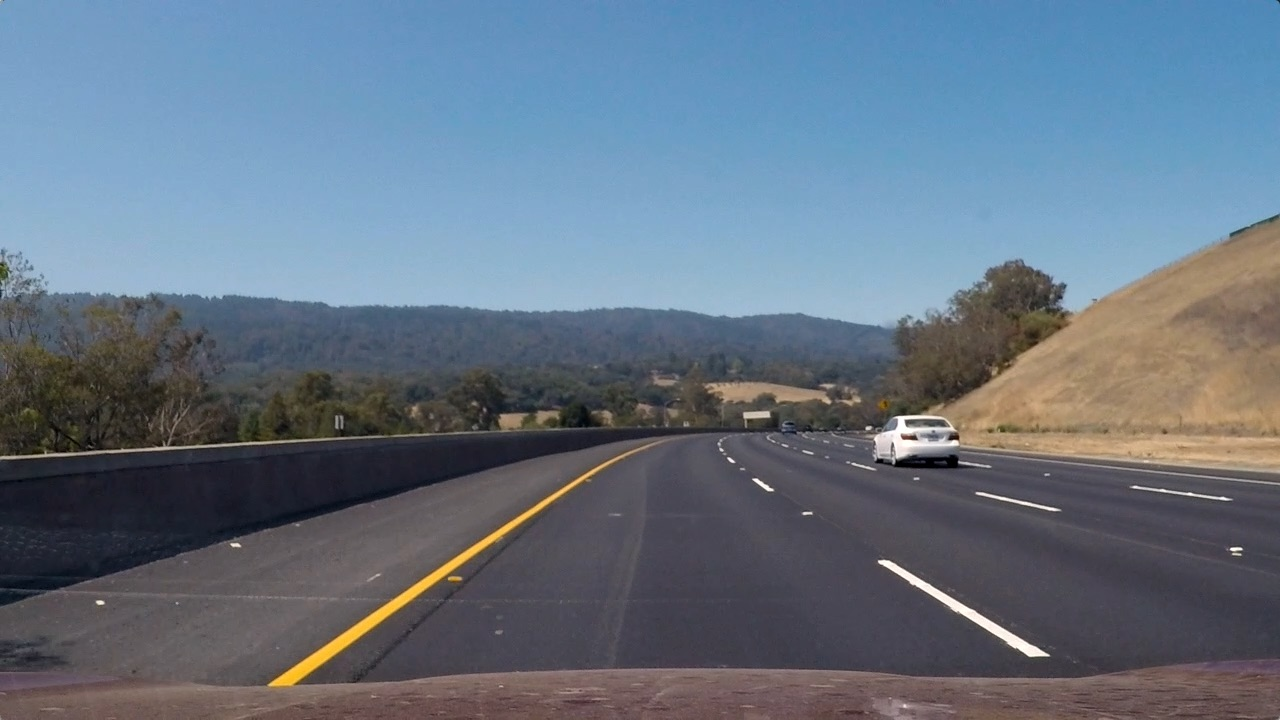
#> input picture P4-Advanced-Lane-Lines/test_images/test3.jpg, 1280 x 720 px
$ jupyter execute --allow-errors pipeline.ipynb   (shell and % lines are left out)   (older library calls are emulated)
#> lines starting #> are read from the running program, lines starting #| are printed output that depends on the picture; after the words box and inside, x2 and y2 are one past the last pixel; in counts of white or black regions, pixels touching at a corner belong together; long printed decimals are rounded
### P4-Advanced-Lane-Lines/scripts/binary_image.py
# coding: UTF-8
import cv2
import matplotlib.pyplot as plt
import matplotlib.image as mpimg
import numpy as np


def process(img, s_thresh=(170, 255), sx_thresh=(20, 100)):
    img = np.copy(img)
    # Convert to HSV color space and separate the V channel
    hls = cv2.cvtColor(img, cv2.COLOR_RGB2HLS).astype(np.float)
    l_channel = hls[:,:,1]
    s_channel = hls[:,:,2]

    # Sobel x
    # Take the derivative in x
    sobelx = cv2.Sobel(l_channel, cv2.CV_64F, 1, 0)
    # Absolute x derivative to accentuate lines away from horizontal
    abs_sobelx = np.absolute(sobelx)
    scaled_sobel = np.uint8(255 * abs_sobelx / np.max(abs_sobelx))

    # Threshold x gradient
    sxbinary = np.zeros_like(scaled_sobel)
    sxbinary[(scaled_sobel >= sx_thresh[0]) & (scaled_sobel <= sx_thresh[1])] = 1

    # Threshold color channel
    s_binary = np.zeros_like(s_channel)
    s_binary[(s_channel >= s_thresh[0]) & (s_channel <= s_thresh[1])] = 1

    binary_image = np.zeros_like(sxbinary)
    binary_image[(s_binary == 1) | (sxbinary == 1)] = 1

    return binary_image


# [2 lines that do not run on import are left out]

### P4-Advanced-Lane-Lines/scripts/perspective_transform.py
# coding: UTF-8
import cv2
import matplotlib.pyplot as plt
import matplotlib.image as mpimg
import numpy as np


# [19 lines left out: function process, not called in this run]


# [2 lines that do not run on import are left out]

### P4-Advanced-Lane-Lines/scripts/camera_cal.py
# coding: UTF-8
import glob
import os
import pickle

import cv2
import numpy as np


def camera_calibration(dist_pickle_file):
    if os.path.exists(dist_pickle_file):
        # if we have a camera matrix and dist coeffs, we use them.
        with open(dist_pickle_file, 'rb') as f:
            dist_pickle = pickle.load(f)
        mtx = dist_pickle['mtx']
        dist = dist_pickle['dist']
    else:
        # otherwise we calculate (and save) them.
        row, col = 6, 9
        # prepare object points, like (0,0,0), (1,0,0), (2,0,0) ...., (6,5,0)
        objp = np.zeros((row*col, 3), np.float32)
        objp[:, :2] = np.mgrid[0:col, 0:row].T.reshape(-1, 2)
        # Arrays to store object points and image points from all the images.
        objpoints = [] # 3d points in real world space
        imgpoints = [] # 2d points in image plane.
        # Make a list of calibration images
        images = glob.glob('./camera_cal/calibration*.jpg')
        # Step through the list and search for chessboard corners
        for fname in images:
            img = cv2.imread(fname)
            gray = cv2.cvtColor(img,cv2.COLOR_BGR2GRAY)
            # Find the chessboard corners
            ret, corners = cv2.findChessboardCorners(gray, (col, row), None)
            # If found, add object points, image points
            if ret == True:
                objpoints.append(objp)
                imgpoints.append(corners)

                # Draw and display the corners
                # img = cv2.drawChessboardCorners(img, (col, row), corners, ret)
                # cv2.imshow('img',img)
                # cv2.waitKey(500)
        cv2.destroyAllWindows()

        assert len(objpoints) == len(imgpoints)

        # do camera calibration
        img_size = (img.shape[1], img.shape[0])
        ret, mtx, dist, rvecs, tvecs = \
            cv2.calibrateCamera(objpoints, imgpoints, img_size, None, None)
        # save the camera matrix and dist coeffs
        dist_pickle = {}
        dist_pickle['mtx'] = mtx
        dist_pickle['dist'] = dist
        with open('./camera_cal/dist_pickle.pkl', 'wb') as f:
            pickle.dump(dist_pickle, f)

    return mtx, dist


# [9 lines that do not run on import are left out]

### Term1/P4-Advanced-Lane-Lines/scripts/line.py
# coding: UTF-8
import numpy as np


class Line():
    def __init__(self):
        self.is_detected = False
        self.left_fit = [np.array([False])]
        self.right_fit = [np.array([False])]

    # [5 lines left out: function update, not called in this run]

### P4-Advanced-Lane-Lines/pipeline.ipynb
[cell 1]
from imp import reload

import cv2
import matplotlib.pyplot as plt
import matplotlib.image as mpimg
import numpy as np

[cell 2]
# load a sample image
img_file_sample = './test_images/test3.jpg'
img_sample = cv2.cvtColor(cv2.imread(img_file_sample), cv2.COLOR_BGR2RGB)

[cell 3]
fig, ax1 = plt.subplots(nrows=1, ncols=1, figsize=(8, 6))
ax1.imshow(img_sample)
ax1.set_title('Original')
plt.show()

### Undistort

[cell 4]
# get the camera matrix and the dist coeffs
from scripts import camera_cal
dist_pickle_file = './camera_cal/dist_pickle.pkl'
mtx, dist = camera_cal.camera_calibration(dist_pickle_file)
#> (reads P4-Advanced-Lane-Lines/camera_cal/dist_pickle.pkl from the repository)

[cell 5]
# undistort
img_undistorted = cv2.undistort(img_sample, mtx, dist, None, mtx)

[cell 6]
fig, ax1 = plt.subplots(nrows=1, ncols=1, figsize=(8, 6))
ax1.imshow(img_undistorted)
ax1.set_title('Undistorted')
plt.show()

### Binary image

[cell 7]
from scripts import binary_image

img_binary = binary_image.process(img_undistorted, s_thresh=(170, 255), sx_thresh=(20, 100))
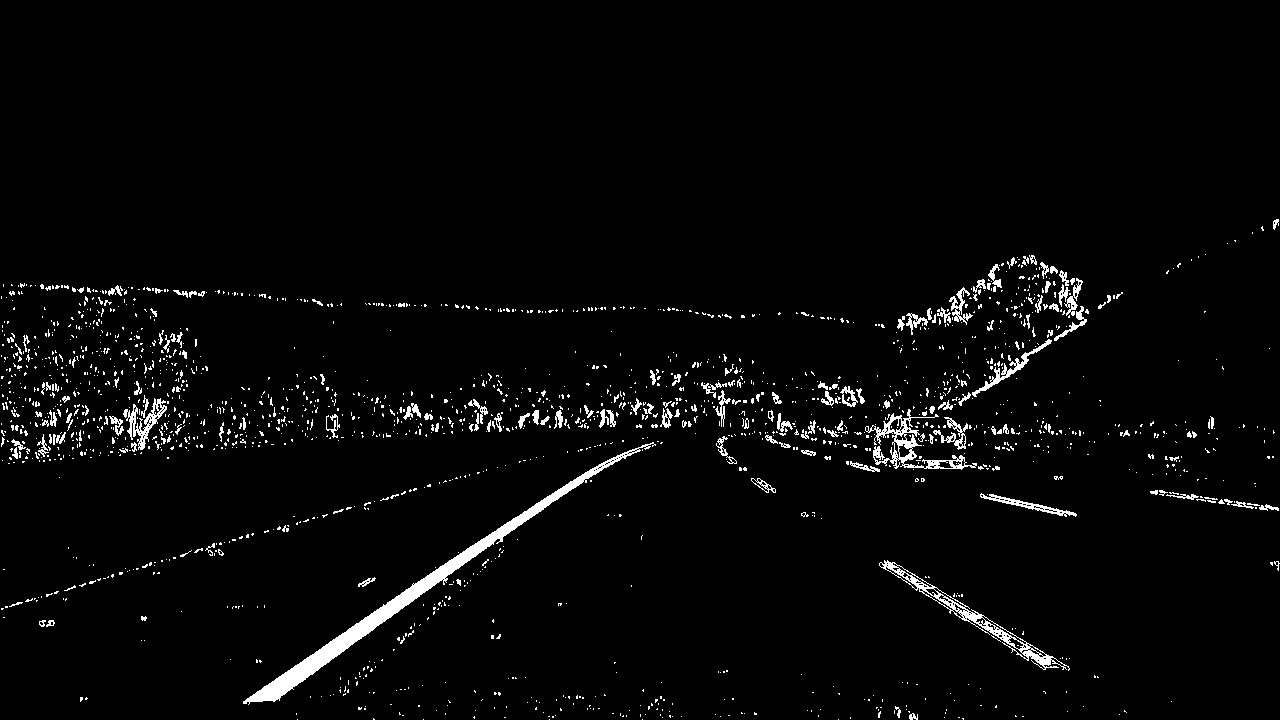
#> img_binary: shape (720, 1280); values 0 (black) and 1 (white), 2.9% white; 1909 white regions (1727 under 20 px), largest, box (x1, y1, x2, y2) and area: (243, 442, 656, 705) 5451, (879, 560, 1070, 671) 1656, (865, 409, 977, 470) 1416

[cell 8]
fig, (ax1, ax2) = plt.subplots(nrows=1, ncols=2, figsize=(16, 6))
ax1.imshow(img_undistorted)
ax1.set_title('Undistorted image')
ax2.imshow(img_binary, cmap='gray')
ax2.set_title('Binary image')
plt.savefig('./output_images/binary_image.jpg')
plt.show()

### Perspective transform

[cell 9]
from scripts import perspective_transform
reload(perspective_transform)

img_warped, src, dst = perspective_transform.process(img_binary)
#> in process, `img_warped = cv2.warpPerspective(img, M, img_size, flags=cv2.INTER_LIN..`: img_warped: shape (720, 1280); values 0 (black) and 1 (white), 4.5% white; 184 white regions (167 under 20 px), largest, box (x1, y1, x2, y2) and area: (328, 0, 521, 715) 32655, (1012, 272, 1096, 393) 2851, (1110, 0, 1196, 75) 1836
#> src = [[585, 460], [203.3, 720], [1126.7, 720], [695, 460]]; dst = [[320, 0], [320, 720], [960, 720], [960, 0]]
img_warped_origin, src, dst = perspective_transform.process(img_undistorted)
#> in process (call 2), `img_warped = cv2.warpPerspective(img, M, img_size, flags=cv2.INTER_LIN..`:
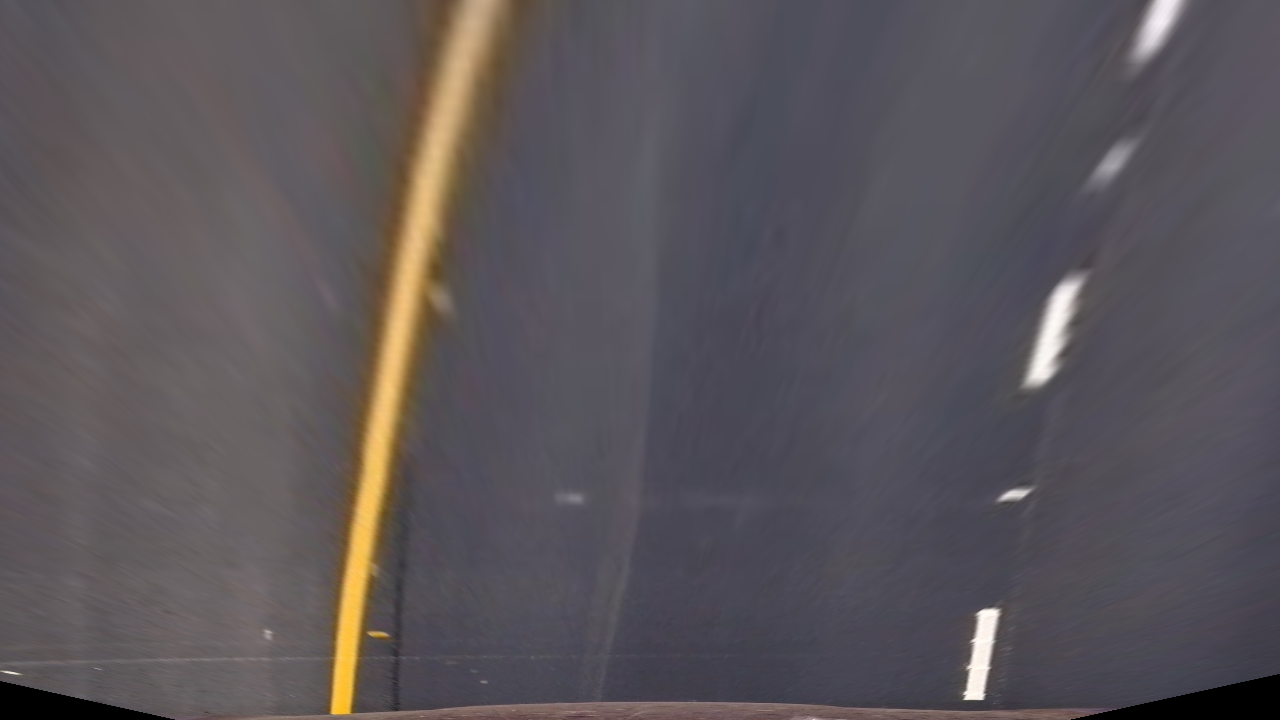
#> img_warped: shape (720, 1280, 3); mean R, G, B 90.6, 85.2, 89.6

[cell 10]
fig, (ax1, ax2) = plt.subplots(nrows=1, ncols=2, figsize=(16, 6))
ax1.imshow(img_undistorted)
ax1.set_title('Before transformation')
ax2.imshow(img_warped_origin)
ax2.set_title('Perspective transformed image')
plt.show()

### Lane detection

[cell 11]
fig, ax1 = plt.subplots(nrows=1, ncols=1, figsize=(8, 3))
histogram = np.sum(img_warped[np.int(img_warped.shape[0] / 2):, :], axis=0)
#> histogram = 1280 values, max 228 at index 368, min 0 at index 25, mean 12.1
ax1.plot(histogram)
plt.show()
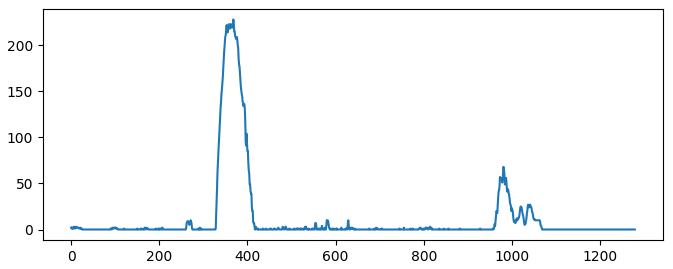
#> figure drawn by matplotlib, 1 panel; curve peaks at x = 368, y = 228

[cell 12]
img_out = np.dstack((img_warped, img_warped, img_warped)) * 255
midpoint = np.int(histogram.shape[0] / 2)
#> midpoint = 640
leftx_base = np.argmax(histogram[:midpoint])
#> leftx_base = 368
rightx_base = np.argmax(histogram[midpoint:]) + midpoint
#> rightx_base = 981
print('leftx_base = ', leftx_base)
#| leftx_base =  368
print('rightx_base = ', rightx_base)
#| rightx_base =  981

nb_windows = 9
window_height = np.int(img_warped.shape[0] / nb_windows)
#> window_height = 80
print('window_height = ', window_height)
#| window_height =  80
nonzero = img_warped.nonzero()
#> nonzero = 41617 positions, rows 0 to 719, columns 0 to 1195
nonzeroy = np.array(nonzero[0])
nonzerox = np.array(nonzero[1])

leftx_current = leftx_base
#> leftx_current = 368
rightx_current = rightx_base
#> rightx_current = 981

margin = 100

minpix = 50

left_lane_inds = []
right_lane_inds = []

[cell 13]
for window in range(nb_windows):
    win_y_low = img_warped.shape[0] - (window + 1) * window_height
    win_y_high = img_warped.shape[0] - window * window_height

    win_xleft_low = leftx_current - margin
    win_xleft_high = leftx_current + margin
    win_xright_low = rightx_current - margin
    win_xright_high = rightx_current + margin

    cv2.rectangle(img_out, (win_xleft_low, win_y_low), (win_xleft_high, win_y_high), (0, 255, 0), 2)
    cv2.rectangle(img_out, (win_xright_low, win_y_low), (win_xright_high, win_y_high), (0, 255, 0), 2)

    # Identify the nonzero pixels in x and y within the window
    good_left_inds = \
        ((nonzeroy >= win_y_low) & (nonzeroy < win_y_high) &
         (nonzerox >= win_xleft_low) & (nonzerox < win_xleft_high)
        ).nonzero()[0]
    good_right_inds = \
        ((nonzeroy >= win_y_low) & (nonzeroy < win_y_high) &
         (nonzerox >= win_xright_low) & (nonzerox < win_xright_high)
        ).nonzero()[0]

    left_lane_inds.append(good_left_inds)
    right_lane_inds.append(good_right_inds)

    if len(good_left_inds) > minpix:
        leftx_current = np.int(np.mean(nonzerox[good_left_inds]))
    if len(good_right_inds) > minpix:
        rightx_current = np.int(np.mean(nonzerox[good_right_inds]))
#> this loop made 9 passes
#> (win_xleft_low, win_xleft_high, win_xright_low, win_xright_high, leftx_current, rightx_current) on passes 1, 2, 3, 5, 6, 7, 8, 9: (268, 468, 881, 1081, 347, 978), (247, 447, 878, 1078, 352, 987), (252, 452, 887, 1087, 365, 1010), (278, 478, 910, 1110, 394, 1045), (294, 494, 945, 1145, 410, 1067), (310, 510, 967, 1167, 426, 1106), (326, 526, 1006, 1206, 447, 1125), (347, 547, 1025, 1225, 469, 1145)
#> (win_xleft_low, win_xleft_high, win_xright_low, win_xright_high, leftx_current) on pass 4: (265, 465, 910, 1110, 378)
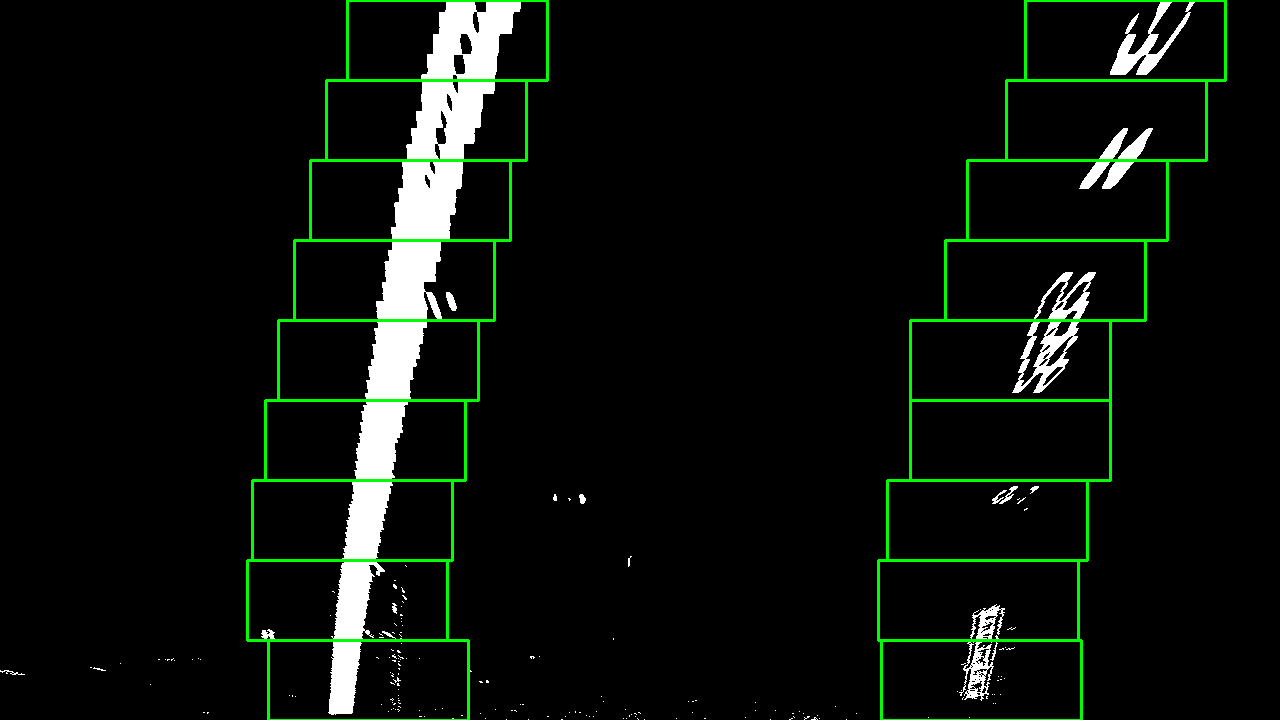
#> img_out: shape (720, 1280, 3); mean of channels 0, 1, 2 11.1, 16.6, 11.1; drawn as B, G, R
#> after the loop, left_lane_inds = 9 items; right_lane_inds = 9 items

left_lane_inds = np.concatenate(left_lane_inds)
right_lane_inds = np.concatenate(right_lane_inds)
#> right_lane_inds = 8149 values, max 41583 at index 997, min 64 at index 6313, mean 20311.1

leftx = nonzerox[left_lane_inds]
lefty = nonzeroy[left_lane_inds]
rightx = nonzerox[right_lane_inds]
#> rightx = 8149 values, max 1195 at index 6330, min 882 at index 995, mean 1071.8
righty = nonzeroy[right_lane_inds]
#> righty = 8149 values, max 717 at index 996, min 0 at index 6313, mean 299.3

left_fit = np.polyfit(lefty, leftx, 2)
#> left_fit = [0.000137, -0.292, 480.4]
right_fit = np.polyfit(righty, rightx, 2)
#> right_fit = [0.00015, -0.382, 1166]

ploty = np.linspace(0, img_warped.shape[0] - 1, img_warped.shape[0])
#> ploty = 720 values from 0 to 719
left_fitx = left_fit[0] * ploty**2 + left_fit[1] * ploty + left_fit[2]
#> left_fitx = 720 values, max 480.4 at index 0, min 341.1 at index 719, mean 399
right_fitx = right_fit[0] * ploty**2 + right_fit[1] * ploty + right_fit[2]
#> right_fitx = 720 values, max 1166 at index 0, min 968.9 at index 719, mean 1054.5

img_out[lefty, leftx] = [255, 0, 0]
img_out[righty, rightx] = [0, 0, 255]

[cell 14]
fig, (ax1, ax2) = plt.subplots(nrows=1, ncols=2, figsize=(16, 6))
ax1.imshow(img_warped, cmap='gray')
ax1.set_title('Binary warped image')
ax2.imshow(img_out)
ax2.plot(left_fitx, ploty, color='yellow')
ax2.plot(right_fitx, ploty, color='yellow')
ax2.set_xlim(0, 1280)
ax2.set_ylim(720, 0)
ax2.set_title('Lane detected')
plt.show()
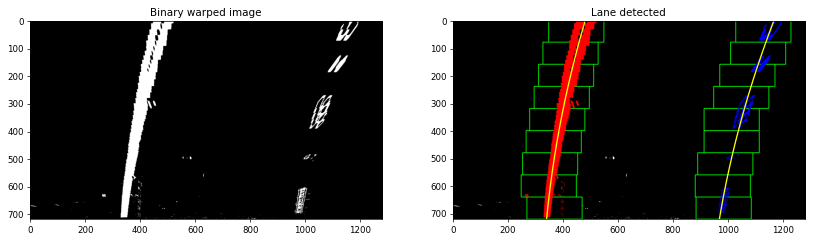
#> figure drawn by matplotlib, 2 panels

[cell 15]
# measuring the curvature in meter
y_eval = np.max(ploty)
#> y_eval = 719
ym_per_pix = 30 / 720 # meters per pixel in y dimension
xm_per_pix = 3.7 / 700 # meters per pixel in x dimension

left_fit_cr = np.polyfit(lefty * ym_per_pix, leftx * xm_per_pix, 2)
#> left_fit_cr = [0.000416, -0.037, 2.54]
right_fit_cr = np.polyfit(righty * ym_per_pix, rightx * xm_per_pix, 2)
#> right_fit_cr = [0.000458, -0.0485, 6.16]

left_curverad = ((1 + (2 * left_fit_cr[0] * y_eval * ym_per_pix + left_fit_cr[1])**2)**1.5) / np.absolute(2 * left_fit_cr[0])
#> left_curverad = 1202.4
right_curverad = ((1 + (2 * right_fit_cr[0] * y_eval * ym_per_pix + right_fit_cr[1])**2)**1.5) / np.absolute(2 * right_fit_cr[0])
#> right_curverad = 1093.2

print(left_curverad, 'm', right_curverad, 'm')
#| 1202.353 m 1093.183 m

[cell 16]
img_size = img_binary.shape[1::-1]
#> img_size = (1280, 720)
src = np.float32(
    [[(img_size[0] / 2) - 55, img_size[1] / 2 + 100],
    [((img_size[0] / 6) - 10), img_size[1]],
    [(img_size[0] * 5 / 6) + 60, img_size[1]],
    [(img_size[0] / 2 + 55), img_size[1] / 2 + 100]])
# destination points
dst = np.float32(
    [[(img_size[0] / 4), 0],
    [(img_size[0] / 4), img_size[1]],
    [(img_size[0] * 3 / 4), img_size[1]],
    [(img_size[0] * 3 / 4), 0]])
Minv = cv2.getPerspectiveTransform(dst, src)
#> Minv = [[0.172, -0.779, 530], [2.37e-16, -0.52, 460], [2.12e-19, -0.00122, 1]]

[cell 17]
# Create an image to draw the lines on
warp_zero = np.zeros_like(img_warped).astype(np.uint8)
color_warp = np.dstack((warp_zero, warp_zero, warp_zero))

# Recast the x and y points into usable format for cv2.fillPoly()
pts_left = np.array([np.transpose(np.vstack([left_fitx, ploty]))])
#> pts_left = 720 pairs, first value 341.1 to 480.4, second value 0 to 719
pts_right = np.array([np.flipud(np.transpose(np.vstack([right_fitx, ploty])))])
#> pts_right = 720 pairs, first value 968.9 to 1166, second value 0 to 719
pts = np.hstack((pts_left, pts_right))
#> pts = 1440 pairs, first value 341.1 to 1166, second value 0 to 719

# Draw the lane onto the warped blank image
cv2.fillPoly(color_warp, np.int_([pts]), (0,255, 0))

# Warp the blank back to original image space using inverse perspective matrix (Minv)
newwarp = cv2.warpPerspective(color_warp, Minv, (img_warped.shape[1], img_warped.shape[0]))
# Combine the result with the original image
result = cv2.addWeighted(img_undistorted, 1, newwarp, 0.3, 0)

[cell 18]
# How left from the center of the lines
loc_left = left_fit[0] * y_eval**2 + left_fit[1] * y_eval + left_fit[2]
#> loc_left = 341.1
loc_right = right_fit[0] * y_eval**2 + right_fit[1] * y_eval + right_fit[2]
#> loc_right = 968.9
loc_center = (loc_left + loc_right) / 2
#> loc_center = 655
offset = np.round((img_sample.shape[1] / 2 - loc_center) * (-1) * xm_per_pix, 2)
#> offset = 0.08
# Curvature
curvature = np.int(np.round((left_curverad + right_curverad) / 2))
#> curvature = 1148

[cell 19]
text_curvature = 'Radius of Curvature = {}(m)'.format(curvature)
#> text_curvature = 'Radius of Curvature = 1148(m)'
text_location = 'Vehicle is {}m left of center'.format(offset)
#> text_location = 'Vehicle is 0.08m left of center'

font = cv2.FONT_HERSHEY_SIMPLEX
#> font = 0
cv2.putText(result, text_curvature, (25, 50), font, 1.5, (255, 255, 255), 2)
cv2.putText(result, text_location, (25, 100), font, 1.5, (255, 255, 255), 2)
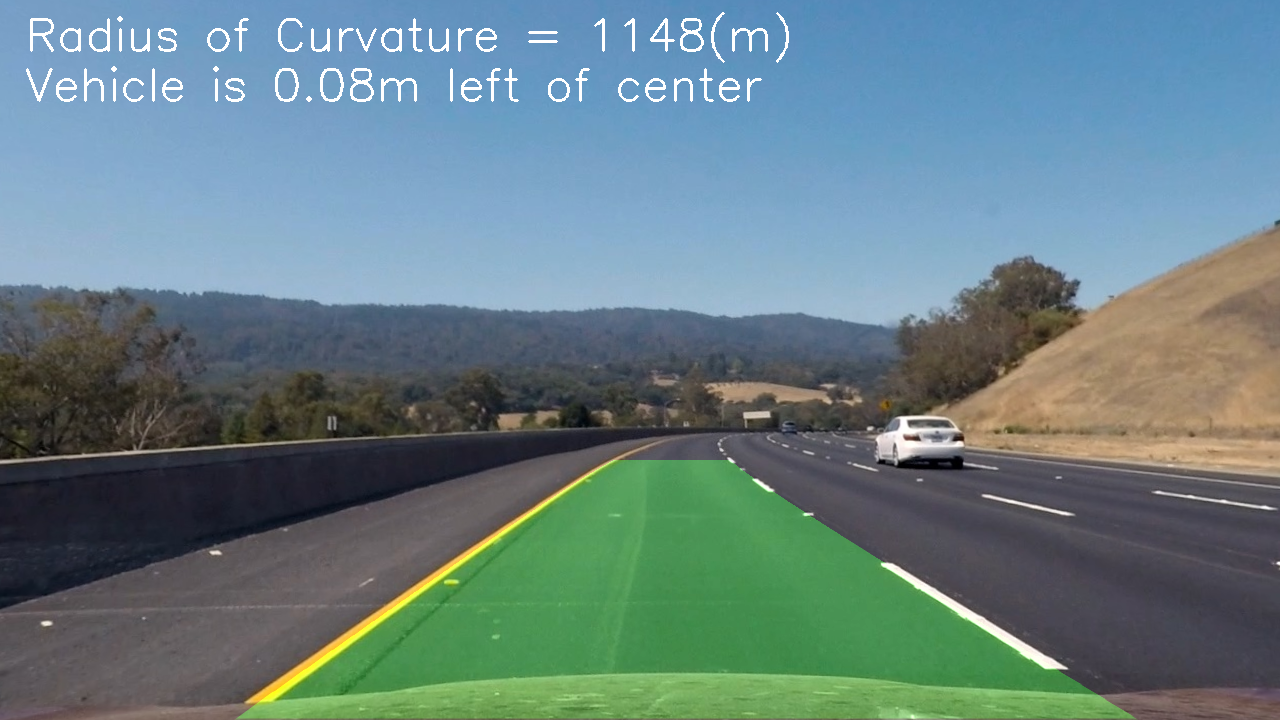
#> result: shape (720, 1280, 3); mean R, G, B 102.9, 127.8, 131.7

fig, ax = plt.subplots(nrows=1, ncols=1, figsize=(8, 6))
ax.imshow(result)
plt.show()
